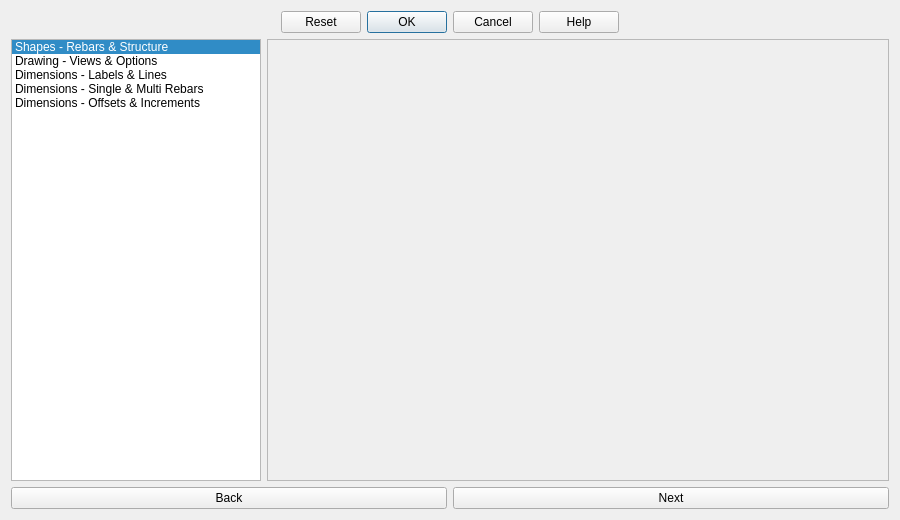
<?xml version="1.0" encoding="UTF-8"?>
<ui version="4.0">
 <class>ReinforcementDrawingAndDimensioning_Main</class>
 <widget class="QDialog" name="ReinforcementDrawingAndDimensioning_Main">
  <property name="geometry">
   <rect>
    <x>0</x>
    <y>0</y>
    <width>900</width>
    <height>520</height>
   </rect>
  </property>
  <property name="sizePolicy">
   <sizepolicy hsizetype="Expanding" vsizetype="Expanding">
    <horstretch>0</horstretch>
    <verstretch>0</verstretch>
   </sizepolicy>
  </property>
  <property name="windowTitle">
   <string>Dialog</string>
  </property>
  <layout class="QGridLayout" name="gridLayout">
   <item row="2" column="0">
    <layout class="QHBoxLayout" name="next_back_button_horizontal_layout">
     <item>
      <widget class="QPushButton" name="back_button">
       <property name="text">
        <string>Back</string>
       </property>
      </widget>
     </item>
     <item>
      <widget class="QPushButton" name="next_button">
       <property name="text">
        <string>Next</string>
       </property>
      </widget>
     </item>
    </layout>
   </item>
   <item row="0" column="0">
    <widget class="QDialogButtonBox" name="standard_button_box">
     <property name="standardButtons">
      <set>QDialogButtonBox::Cancel|QDialogButtonBox::Help|QDialogButtonBox::Ok|QDialogButtonBox::Reset</set>
     </property>
     <property name="centerButtons">
      <bool>true</bool>
     </property>
    </widget>
   </item>
   <item row="1" column="0">
    <layout class="QHBoxLayout" name="list_stacked_widget_horizontal_layout" stretch="0,1">
     <item>
      <widget class="QListWidget" name="reinforcement_drawing_list_widget">
       <property name="enabled">
        <bool>true</bool>
       </property>
       <property name="sizePolicy">
        <sizepolicy hsizetype="Preferred" vsizetype="Preferred">
         <horstretch>0</horstretch>
         <verstretch>0</verstretch>
        </sizepolicy>
       </property>
       <property name="minimumSize">
        <size>
         <width>250</width>
         <height>0</height>
        </size>
       </property>
       <property name="horizontalScrollBarPolicy">
        <enum>Qt::ScrollBarAsNeeded</enum>
       </property>
       <property name="sizeAdjustPolicy">
        <enum>QAbstractScrollArea::AdjustToContents</enum>
       </property>
       <property name="currentRow">
        <number>0</number>
       </property>
       <item>
        <property name="text">
         <string>Shapes - Rebars &amp; Structure</string>
        </property>
       </item>
       <item>
        <property name="text">
         <string>Drawing - Views &amp; Options</string>
        </property>
       </item>
       <item>
        <property name="text">
         <string>Dimensions - Labels &amp; Lines</string>
        </property>
       </item>
       <item>
        <property name="text">
         <string>Dimensions - Single &amp; Multi Rebars</string>
        </property>
       </item>
       <item>
        <property name="text">
         <string>Dimensions - Offsets &amp; Increments</string>
        </property>
       </item>
      </widget>
     </item>
     <item>
      <widget class="QStackedWidget" name="reinforcement_drawing_stacked_widget">
       <property name="sizePolicy">
        <sizepolicy hsizetype="Expanding" vsizetype="Expanding">
         <horstretch>0</horstretch>
         <verstretch>0</verstretch>
        </sizepolicy>
       </property>
       <property name="frameShape">
        <enum>QFrame::StyledPanel</enum>
       </property>
       <property name="currentIndex">
        <number>-1</number>
       </property>
      </widget>
     </item>
    </layout>
   </item>
  </layout>
 </widget>
 <tabstops>
  <tabstop>reinforcement_drawing_list_widget</tabstop>
  <tabstop>back_button</tabstop>
  <tabstop>next_button</tabstop>
 </tabstops>
 <resources/>
 <connections/>
</ui>
